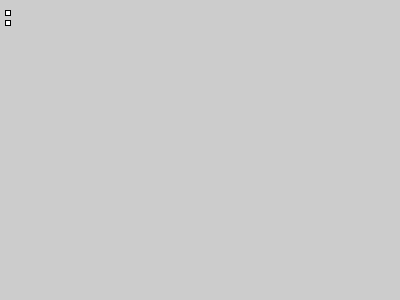
Frame 1 (no input)
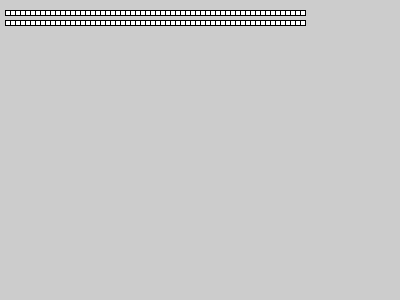
Frame 60 (the mouse pressed at the canvas centre just before this capture)
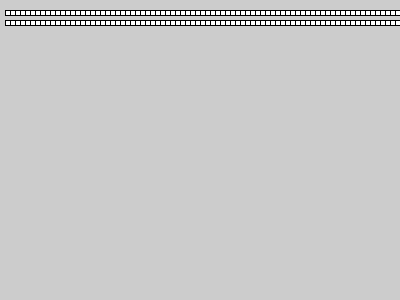
Frame 120 (the mouse held since frame 60 and released just before this capture)

The Processing sketch that drew these frames (run headless with seeded random() and noise(); from frame 60 on, the mouse is pressed at the canvas centre):

// Processing sketch: rectangleMove
// ── rectangleMove.pde
int rectX = 0;
void setup() { //only runs once
  size(400, 300);
}
void draw() {
  //hey, like, do this a lot:
  rectX = rectX + 5;
  rect(rectX, 10, 5, 5);
  rect(rectX, 20, 5, 5);
  //rect( pow(rectX, 1.4), 20, 5, 5); //if you like exponents!
}
